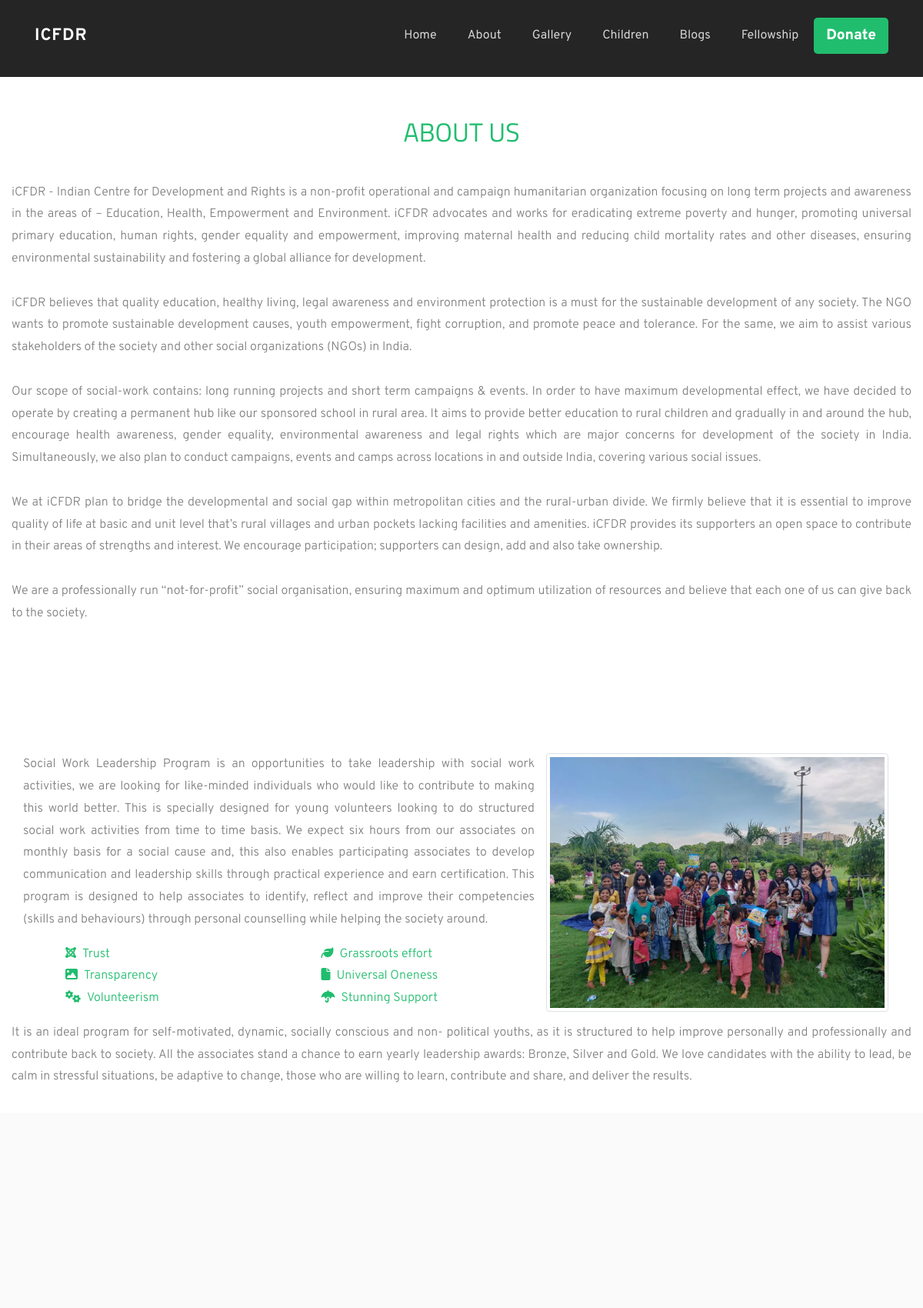
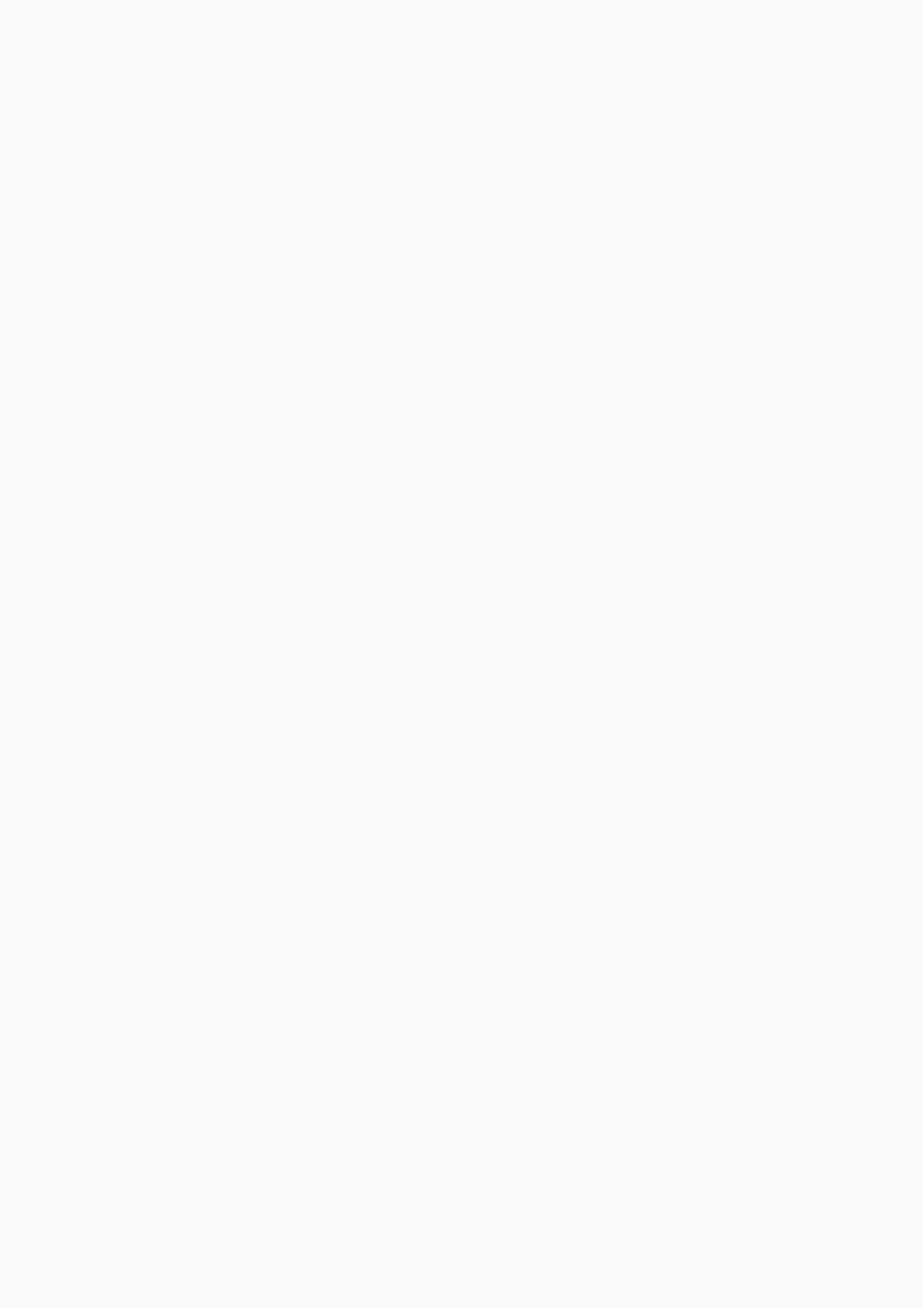
/about (upper part), run on the app's committed database (2 pictures, top to bottom).
### website/models.py (models this page shows, shortened)
class AboutUs(models.Model):
    heading = models.CharField(max_length=100)
    description = models.TextField()
    class Meta:
        verbose_name_plural = 'About Us'

class AboutSWLP(models.Model):
    heading = models.CharField(max_length=100)
    description = models.TextField()
    image = models.ImageField(upload_to='images/about_swlp')
    image_alt_txt = models.CharField(max_length=100, blank=True)
    image_heading = models.CharField(max_length=100)
    image_description = models.TextField()
    image_button_text = models.CharField(max_length=50)
    class Meta:
        verbose_name_plural = 'About SWLP'

class AboutSWLPIcons(models.Model):
    icon = models.CharField(max_length=50)
    icon_text = models.CharField(max_length=50)
    section = models.ForeignKey(AboutSWLP, on_delete=models.CASCADE)
    class Meta:
        verbose_name_plural = 'About SWLP Icons'

### website/views.py (the view)
# urls.py: path('about',views.about,name = 'about'),
def about(request):
    data = {
        'About': AboutUs.objects.all(),
        'AboutSWLP': AboutSWLP.objects.all(),
        'AboutSWLPIconsRow1': AboutSWLPIcons.objects.all()[:3],
        'AboutSWLPIconsRow2': AboutSWLPIcons.objects.all()[3:],
        'LeaderSaysSection': LeaderSaysSection.objects.all(),
        'LeaderSays': LeaderSays.objects.all(),
        'BoardTeam': BoardTeam.objects.all(),
        'OrganizingTeam': OrganizingTeam.objects.all(),
        'campaigns': Campaign.objects.all().order_by('-id')[:5],
    }
    return render(request, 'about.html', data)

### website/templates/about.html (shortened to what this page needs)
{% extends 'base.html' %}
{% block content %}
{% load static %}
<header class="masthead" style="width: 100vw;height: 100px;background: #252525;">
</header>
<section class="ftco-section pb-0 pt-5">
	<div class="container">
		<div class="row justify-content-center pb-3">
		  <div class="col-md-7 heading-section ftco-animate text-center">
			<h2 class="mb-4">{{ About.0.heading }}</h2>
		  </div>
		</div>
		<div class="row pb-3">
			<div class="row about-us">
				{{ About.0.description|linebreaks }}
			</div>
		</div>
	</div>
</section>
	<section class="ftco-section pb-0 pt-5">
		<div class="container">
			<div class="row justify-content-center pb-3">
			</div>
			<div class="row pb-3">
				<div class="col-md-7">
					<div class="row">
						<p class="text-justify">{{ AboutSWLP.0.description }}</p>
					</div>
					<div class="row about-swlp">
						<div class="col-md-6">
							<ul style="list-style-type:none;">
							{% for swlp in AboutSWLPIconsRow1 %}
								<li><span class="{{ swlp.icon }} mr-2"></span>{{ swlp.icon_text }}</li>
							{% endfor %}
							</ul>
						</div>
						<div class="col-md-6">
							<ul style="list-style-type:none;">
							{% for swlp in AboutSWLPIconsRow2 %}
								<li><span class="{{ swlp.icon }} mr-2"></span>{{ swlp.icon_text }}</li>
							{% endfor %}
							</ul>
						</div>
					</div>
				</div>
				<div class="col-md-5">
					<img src="{{ AboutSWLP.0.image.url }}" class="img-responsive img-thumbnail" alt="{{ AboutSWLP.0.image_alt_text }}">
				</div>
				<div class="row">
					<p class="text-justify">{{ AboutSWLP.0.image_description }}</p>
				</div>
			</div>
		</div>
	</section>
	<section id="board" class="ftco-section bg-light">
    	<div class="container-fluid">
    		<div class="row justify-content-center mb-5 pb-3">
        </div>
    		<div class="row">
    		</div>
    	</div>
    </section>
	<section id="board" class="ftco-section bg-light">
    	<div class="container-fluid">
    		<div class="row justify-content-center mb-5 pb-3">
        </div>
    		<div class="row">
    		</div>
    	</div>
    </section>
	<section id="board" class="ftco-section bg-light">
    	<div class="container-fluid">
			<div class="row justify-content-center mb-5 pb-3">
			</div>
			<div class="container">
				<div class="row">
				</div>
			</div>
    	</div>
    </section>
{% endblock %}

### data on the page
AboutUs: heading "ABOUT US", description "iCFDR - Indian Centre for Development and Rights is a non-profit operational and campaign humanitarian organization focusing on long term projects and awareness in the areas of – Education, Health, Empowerment and Environment. iCFDR advocates and works for eradicating extreme poverty and hunger, promoting universal primary education, human rights, gender equality and empowerment, improving maternal health and reducing child mortality rates and other diseases, ensuring environmental sustainability and fostering a global alliance for development. iCFDR believes that quality education, healthy living, legal awareness and environment protection is a must for the sustainable development of any…"
AboutSWLP: description "Social Work Leadership Program is an opportunities to take leadership with social work activities, we are looking for like-minded individuals who would like to contribute to making this world better. This is specially designed for young volunteers looking to do structured social work activities from time to time basis. We expect six hours from our associates on monthly basis for a social cause and, this also enables participating associates to develop communication and leadership skills through practical experience and earn certification. This program is designed to help associates to identify, reflect and improve their competencies (skills and behaviours) through personal counselling while…", image (picture), image_description "It is an ideal program for self-motivated, dynamic, socially conscious and non- political youths, as it is structured to help improve personally and professionally and contribute back to society. All the associates stand a chance to earn yearly leadership awards: Bronze, Silver and Gold. We love candidates with the ability to lead, be calm in stressful situations, be adaptive to change, those who are willing to learn, contribute and share, and deliver the results."
AboutSWLPIcons: icon_text "Trust"
AboutSWLPIcons: icon_text "Transparency"
AboutSWLPIcons: icon_text "Volunteerism"
AboutSWLPIcons: icon_text "Grassroots effort"
AboutSWLPIcons: icon_text "Universal Oneness"
AboutSWLPIcons: icon_text "Stunning Support"
